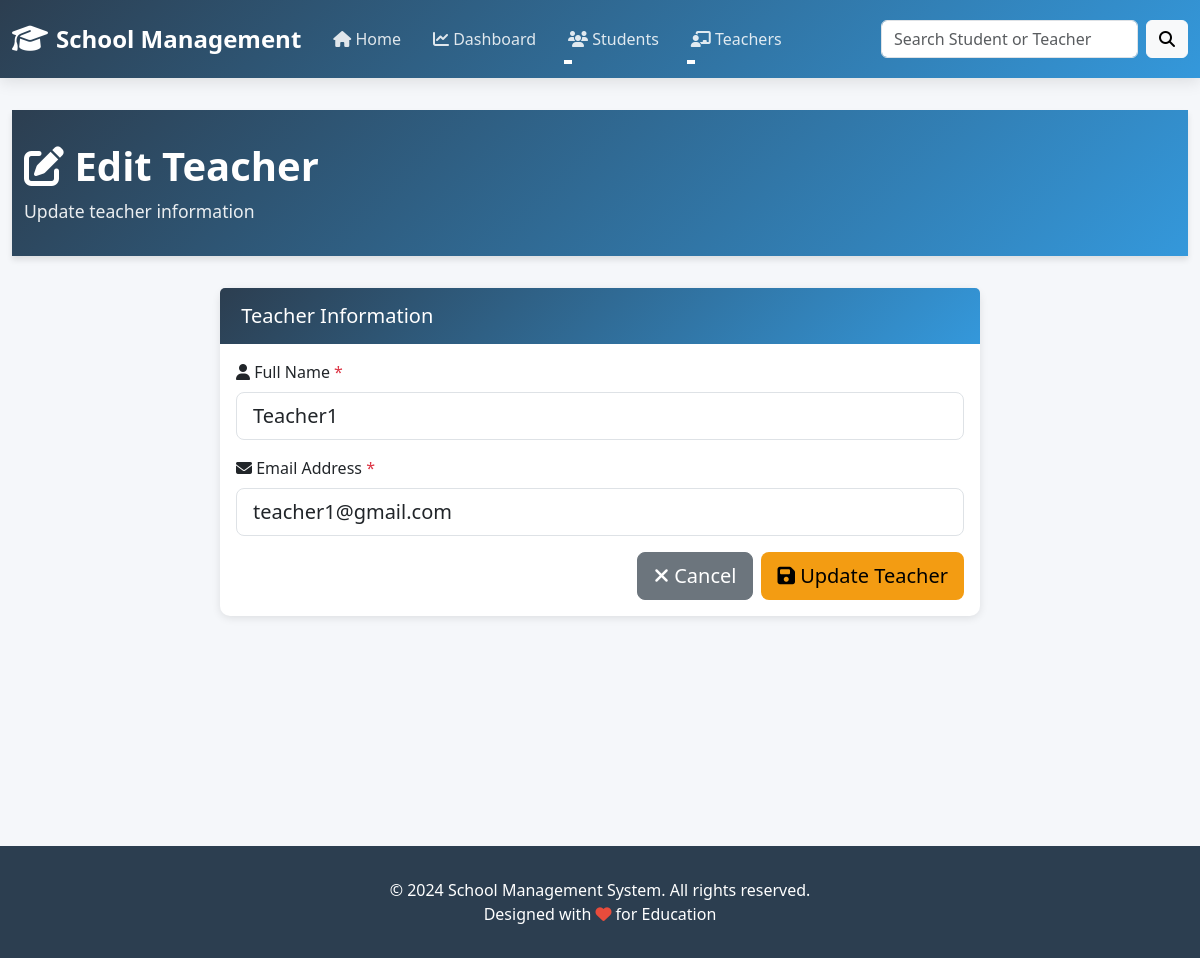
/teachers/edit/1/, run on an earlier commit of the app's database.
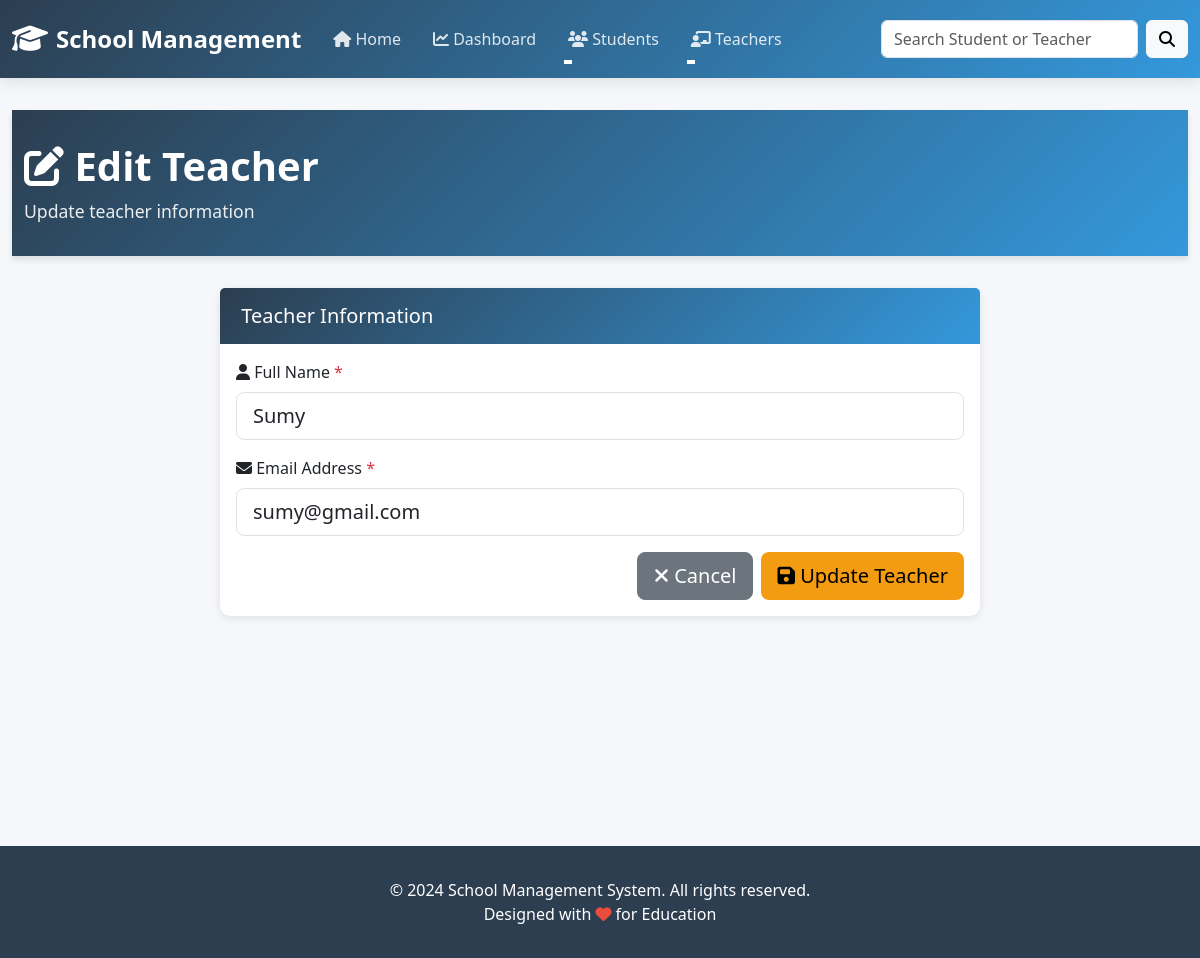
And on a later commit of the database.
### teachers/models.py (models this page shows, shortened)
class Teachers(models.Model):
    name = models.CharField(
        max_length=100,
    )
    email = models.EmailField()

### teachers/views.py (the view, shortened to what this page needs)
# urls.py: path('edit/<int:id>/', views.edit_teacher, name='edit_teacher'),
def edit_teacher(request, id):
    logger.info(f"{request.method} /teachers/edit/{id}/ - Edit teacher request for ID: {id}")
    teacher = get_object_or_404(Teachers, id=id)
    logger.info(f"Editing teacher: {teacher.name} (Current Email: {teacher.email})")
    logger.info(f"Rendering edit form for teacher {id}")
    context = get_context_data()
    context.update({
        'teacher': teacher,
        'edit_mode': True
    })
    logger.info(f"Edit teacher context prepared for {teacher.name}")
    return render(request, 'edit_teacher.html', context)

### teachers/views.py (called while the page is built)
def get_context_data():
    from students.models import Student
    total_students = Student.objects.count()
    total_teachers = Teachers.objects.count()
    logger.info(f"get_context_data() - Total Students: {total_students}, Total Teachers: {total_teachers}")
    return {
        'total_students': total_students,
        'total_teachers': total_teachers,
    }

### teachers/templates/edit_teacher.html (shortened to what this page needs)
{% extends "base.html" %}
{% block content %}
<div class="page-header">
    <div class="container-fluid">
        <h1><i class="fas fa-edit"></i> Edit Teacher</h1>
        <p>Update teacher information</p>
    </div>
</div>
<div class="container-fluid">
    <div class="row">
        <div class="col-md-8 offset-md-2">
            <div class="card">
                <div class="card-header">
                    <h5 class="mb-0"> Teacher Information</h5>
                </div>
                <div class="card-body">
                    <form method="POST" action="{% url 'edit_teacher' teacher.id %}">
                        <div class="mb-3">
                            <label for="name" class="form-label"><i class="fas fa-user"></i> Full Name <span class="text-danger">*</span></label>
                            <input type="text" class="form-control form-control-lg" id="name" name="name" required value="{{ teacher.name }}" placeholder="Enter teacher name">
                        </div>
                        <div class="mb-3">
                            <label for="email" class="form-label"><i class="fas fa-envelope"></i> Email Address <span class="text-danger">*</span></label>
                            <input type="email" class="form-control form-control-lg" id="email" name="email" required value="{{ teacher.email }}" placeholder="Enter teacher email">
                        </div>
                        <div class="d-grid gap-2 d-md-flex justify-content-md-end">
                            <a href="{% url 'teacher_detail' teacher.id %}" class="btn btn-secondary btn-lg">
                                <i class="fas fa-times"></i> Cancel
                            </a>
                            <button type="submit" class="btn btn-warning btn-lg">
                                <i class="fas fa-save"></i> Update Teacher
                            </button>
                        </div>
                    </form>
                </div>
            </div>
        </div>
    </div>
</div>
{% endblock %}

What changed in the data, as far as the page shows it:
changed Teachers: name "Teacher1" → "Sumy"; email "teacher1@gmail.com" → "sumy@gmail.com"
